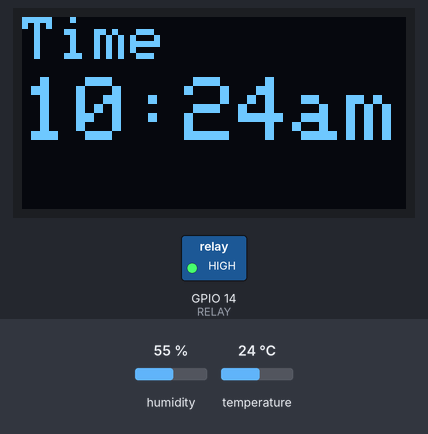
Recording of a sketch running on a simulated ESP32. Shown: 128×64 one-colour display, switched loads named in the sketch (green lamp = pin HIGH). The test bench sets the inputs (shaded band); at power-on: temperature 24 °C, humidity 55 %. WiFi joins after 1.5 s; servers stay silent unless stated; the local clock reads 2024-03-15 10:24:30 at power-on unless the sketch sets it; what the sketch prints to the serial monitor is not drawn.

Above: at 4.7 s.
4.8 s: temperature set to 21.2 °C
At 10.5 s:
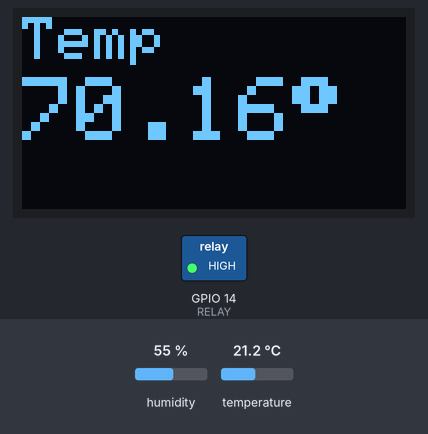
10.8 s: temperature set to 20.2 °C
At 12.2 s:
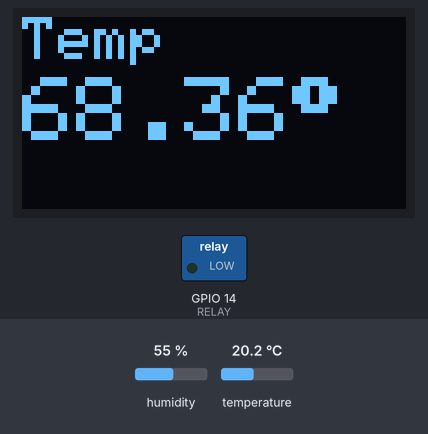
16.8 s: humidity set to 22 %
At 19.0 s:
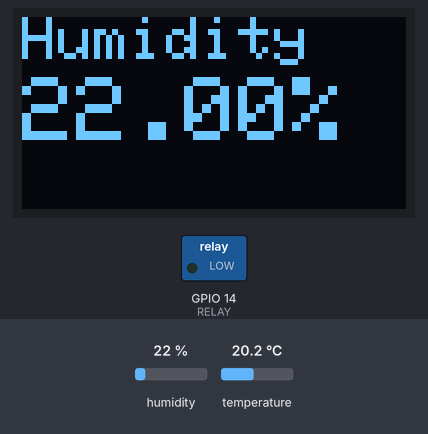
22.8 s: temperature set to 21.2 °C
At 28.6 s:
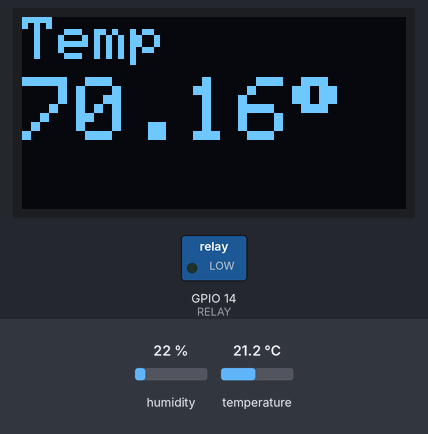
28.8 s: temperature set to 22.5 °C
At 34.6 s:
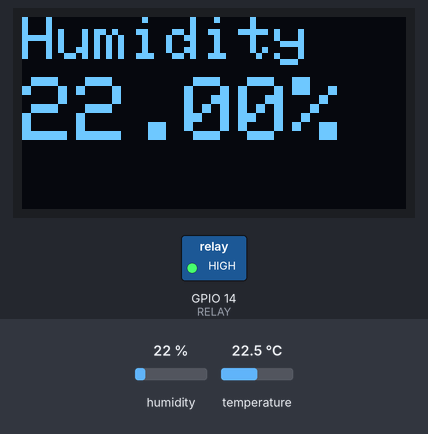
34.8 s: humidity set to 40 %
At 36.9 s:
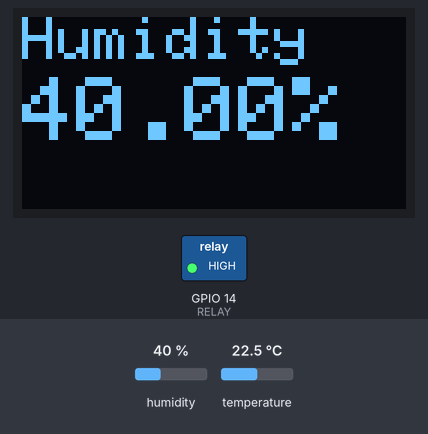
Timing chart, 0 to 38.4 s (numbered marks = the images above; inputs shaded):
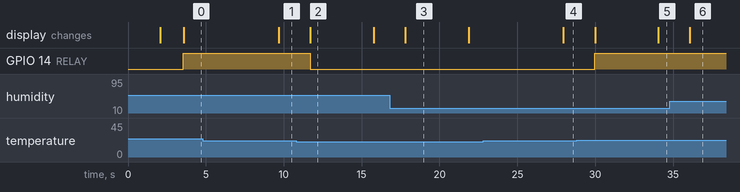

Measured:
- the behaviour switches between 20.6 and 20.5 °C on temperature (found by bisection; images 1 and 2)
- the behaviour switches between 21.6 and 21.7 °C on temperature (found by bisection; images 4 and 5)
- after the input at 4.8 s, the display: changes after 4.9 s (image 1)
- after the input at 10.8 s, GPIO 14 (RELAY): HIGH → LOW after 0.89 s; the display: changes after 0.91 s (image 2)
- after the input at 16.8 s, the display: changes after 1.0 s (image 3)
- after the input at 22.8 s, the display: changes after 5.2 s (image 4)
- after the input at 28.8 s, GPIO 14 (RELAY): LOW → HIGH after 1.2 s; the display: first changes after 1.2 s (image 5 shows a later state)
- after the input at 34.8 s, the display: changes after 1.3 s (image 6)

The sketch:

SmartFan.ino
```cpp
#include <DHT.h>
#include <WiFi.h>
#include <Adafruit_GFX.h>
#include <Adafruit_SSD1306.h>
#include <Wire.h>
#include "time.h"

#define DHT_DATA 26
#define DHT_MODEL DHT22
#define RELAY 14
#define SCREEN_WIDTH 128
#define SCREEN_HEIGHT 64

// VARIABLES DETERMINED BY THE MASTER
float maximumTemperature = 71.0;
float cooledTemperature = 69.0;
const int gmtOffsetMult = -5;
const int daylightOffsetMult = 1;
int bedtimeStart_Hour = 21;
int bedtimeStart_Minute = 0;
int bedtimeEnd_Hour = 5;
int bedtimeEnd_Minute = 59;
int maxCounter = 2;

// INITIALIZATION OF DHT DEVICE & CORRESPONDING TEMPERATURE VARIABLES
DHT dht(DHT_DATA, DHT_MODEL);
float temperature = 0.0;
float humidity = 0.0;
bool isRoomCooling = false;

// WIFI ARIABLES
const char* ssid = "******";
const char* password = "******";
const char* ntpServer = "in.pool.ntp.org";

// INITIALIZATION OF TIME VARIABLES
const long secondsPerHour = 3600;
bool isBedTime = false;
int hour = 0;
int minute = 0;
char* dayPart;

// SETUP OLED DISPLAY
Adafruit_SSD1306 display(SCREEN_WIDTH, SCREEN_HEIGHT, &Wire, -1);
int displayCounter = 0;
int currentMetric = 0;

void setup() {
  Serial.begin(115200);
  dht.begin();
  pinMode(RELAY, OUTPUT);

  // Initialization of the OLED w/ introduction message.
  if (!display.begin(SSD1306_SWITCHCAPVCC, 0x3C)) {  // Address 0x3D for 128x64
    Serial.println(F("SSD1306 allocation failed"));
    for (;;)
      ;
  }
  delay(2000);
  display.clearDisplay();
  display.setTextSize(2);
  display.setTextColor(WHITE);
  display.setCursor(0, 0);
  display.println("Smart Fan");
  display.println("By: Frank");
  display.println("    Glaser");
  display.display();

  // Connect to internet to retrieve world date and time.
  // Adjust time based on local time zone and daylight savings.
  // After date and time is found and stored, sever wifi connection.
  WiFi.begin(ssid, password);
  while (WiFi.status() != WL_CONNECTED) delay(500);
  configTime((secondsPerHour * gmtOffsetMult), (secondsPerHour * daylightOffsetMult), ntpServer);
  isBedtime();
  WiFi.disconnect(true);
  WiFi.mode(WIFI_OFF);
}

void loop() {
  // Retrieve and store current room temperature and humidity.
  temperature = dht.readTemperature(true);
  humidity = dht.readHumidity();

  // Assess whether or not the current time is within the Master's sleep interval.
  // If the current time is deemed to be not within the sleeping interval, turn the fan on if the temperature is above the maximum temperature.
  isBedTime = isBedtime();
  if (isBedTime) digitalWrite(RELAY, HIGH);
  else {
    if (isRoomCooling) {
      if (temperature <= cooledTemperature) {
        digitalWrite(RELAY, LOW);
        isRoomCooling = false;
      }
    } else {
      if (temperature >= maximumTemperature) {
        digitalWrite(RELAY, HIGH);
        isRoomCooling = true;
      } else {
        digitalWrite(RELAY, LOW);
        isRoomCooling = false;
      }
    }
  }

  // Format the current time.
  // All times after 12pm are decremented by 12, 12am are incremented by 12.
  // AM and PM are added for appropriate daypart.
  switch (currentMetric) {
    case 0:
      if (hour > 12) {
        hour -= 12;
        dayPart = "pm";
      }
      else if (hour == 0) {
        dayPart = "am";
        hour = 12;
      }
      else if (hour == 12) dayPart = "pm";
      else dayPart = "am";
      display.clearDisplay();
      display.setTextSize(2);
      display.setCursor(0, 0);
      display.println("Time");
      display.setTextSize(3);
      display.setCursor(0, 20);
      display.print(hour);
      display.print(":");
      if (minute < 10) display.print("0");
      display.print(minute);
      display.print(dayPart);
      display.display();
      if (displayCounter < maxCounter) displayCounter++;
      else {
        displayCounter = 0;
        currentMetric++;
      }
      break;
    case 1:
      display.clearDisplay();
      display.setTextSize(2);
      display.setCursor(0, 0);
      display.println("Temp");
      display.setTextSize(3);
      display.setCursor(0, 20);
      display.print(temperature);
      display.print(char(247));
      display.display();
      if (displayCounter < maxCounter) displayCounter++;
      else {
        displayCounter = 0;
        currentMetric++;
      }
      break;
    case 2:
      display.clearDisplay();
      display.setTextSize(2);
      display.setCursor(0, 0);
      display.println("Humidity");
      display.setTextSize(3);
      display.setCursor(0, 20);
      display.print(humidity);
      display.print("%");
      display.display();
      if (displayCounter < maxCounter) displayCounter++;
      else {
        displayCounter = 0;
        currentMetric = 0;
      }
      break;
  }

  delay(2000);
}

// Assess whether current time is within the master's sleeping interval. Master needs his sleep.
// If current time is outside of the specified interval or cannot retrieve local time, return false.
bool isBedtime() {
  struct tm timeinfo;
  if (!getLocalTime(&timeinfo)) return false;
  hour = timeinfo.tm_hour;
  minute = timeinfo.tm_min;
  Serial.print(hour);
  Serial.print(" ");
  Serial.println(minute);
  if ((hour >= bedtimeStart_Hour && bedtimeStart_Minute >= 0) || (hour <= bedtimeEnd_Hour && bedtimeEnd_Minute <= 59)) return true;
  else return false;
}
```
